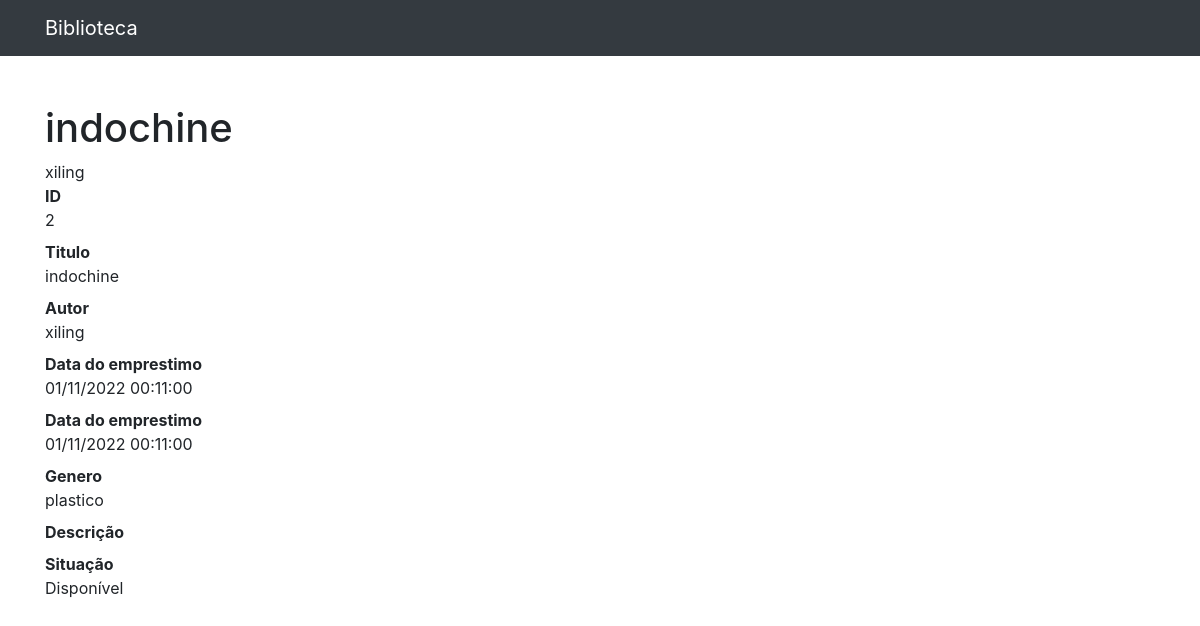
Screenshot of /specs/2 with the database file from the repository.
### titulos/models.py (models this page shows, shortened)
class Titulo(models.Model):
    livro = models.CharField(max_length=255)
    autor = models.CharField(max_length=255)
    editora = models.CharField(max_length=255)
    genero = models.CharField(max_length=255)
    descricao = models.TextField(max_length=750, blank=True)
    pub = models.DateField()
    data_emprestimo = models.DateTimeField()
    data_devolucao = models.DateTimeField()
    sit = models.ForeignKey(Sit, on_delete=models.DO_NOTHING)

class Sit(models.Model):
    situ = models.CharField(max_length=15)
    def __str__(self):
        return self.situ

### titulos/views.py (the view)
# urls.py: path('specs/', include('titulos.urls')),
def specs(request,titulo_id ):
    titulos= Titulo.objects.get(id=titulo_id)
    return render(request,'titulos/specs.html',{'titulo':titulos})

### titulos/templates/titulos/specs.html (shortened to what this page needs)
{% extends 'base.html'%}
{% block conteudo%}
        <h1 class="mt-5">{{titulo.livro}} </h1>
            {{titulo.autor}}
        <dl>
          <dt>ID</dt>
          <dd>{{titulo.id}}</dd>
          <dt>Titulo</dt>
          <dd>{{titulo.livro}}</dd>
          <dt>Autor</dt>
          <dd>{{titulo.autor}}</dd>
          <dt>Data do emprestimo</dt>
          <dd>{{titulo.data_emprestimo|date:'d/m/Y H:m:s'}}</dd>
          <dt>Data do emprestimo</dt>
          <dd>{{titulo.data_emprestimo|date:'d/m/Y H:m:s'}}</dd>
          <dt>Genero</dt>
          <dd>{{titulo.genero}}</dd>
          <dt>Descrição</dt>
          <dt>Situação</dt>
          <dd>
            {{titulo.sit}}
          </dd>
        </dl>
{%endblock%}

### rows the page displays
Titulo: livro "indochine", autor "xiling", id "2", data_emprestimo "01/11/2022 00:11:00", genero "plastico", sit "Disponível"
